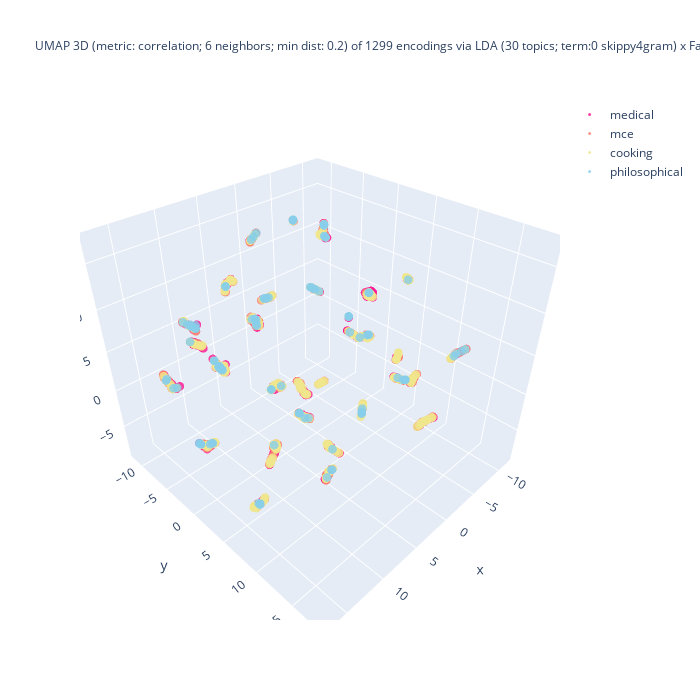

The cell this chart's notebook holds for it:
### Code cell
%%capture --no-display
## Plotlyを使って tSNE の結果の可視化 (3D)
import plotly.graph_objects as go
import numpy as np
#
domain_ids = set(encoded_df['domain_id'])
reverse_domain_list = False
if reverse_domain_list:
    domain_ids = sorted(domain_list, reverse = True)
## layered/traced drawing
fig = go.Figure()
for domain_id in domain_ids:
    # set marker size of the target domain
    if domain_id == [ i for k, v in domain_encoding.items() if k == target_domain ][0]:
        size_val = 5
    else:
        size_val = 3
    part = encoded_df[ encoded_df['domain_id'] == domain_id ]
    color = colormap[domain_id]
    print(f"color: {color}")
    fig.add_trace(
        go.Scatter3d(
            x = part['D1'], y = part['D2'], z = part['D3'],
            name = domain_back_encoding[domain_id],
            mode = 'markers',
            marker = dict(size = size_val, opacity = 0.8),
            #marker_colorscale = list(colormap.values()),
            marker_color = color,
            showlegend = True
        )
    )

## 3D 散布図にラベルを追加する処理は未実装
df_size = len(df)
if use_UMAP:
    title_header = f"UMAP 3D (metric: {umap_metric}; {umap_n_neighbors} neighbors; min dist: {umap_min_dist}) of {df_size} encodings via\n"
else:
    title_header = f"t-SNE 3D (ppl: {doc_perplexity_val}) of {df_size} encodings of via\n"
if use_FastText:
    if use_LDA:
        title_body = f"LDA ({n_topics} topics; term:0 {lda_term_type}) x FastText ({ft_n_dims} dims; term: {ft_term_type}; window: {ft_window_size})"
    else:
        title_body = f"FastText ({ft_n_dims} dims; term: {ft_term_type}; window: {ft_window_size})"
else:
    title_body = f"LDA ({n_topics} topics; term: {lda_term_type})"
#
title_val = title_header + title_body
fig.update_layout(title = dict(text = title_val, font_size = 12), autosize = False, width = 700, height = 700)
fig.show()

### Figure 1 — Plotly figure (JSON) as saved in the notebook; plotly's stock layout.template omitted (floating-point values rounded to 4 significant figures; data arrays with more than 128 entries replaced by an {"elided": "..."} marker saying what was removed)
{"data": [{"marker": {"color": "deeppink", "opacity": 0.8, "size": 3}, "mode": "markers", "name": "medical", "showlegend": true, "type": "scatter3d", "x": {"elided": "400 float values"}, "y": {"elided": "400 float values"}, "z": {"elided": "400 float values"}}, {"marker": {"color": "salmon", "opacity": 0.8, "size": 3}, "mode": "markers", "name": "mce", "showlegend": true, "type": "scatter3d", "x": {"elided": "400 float values"}, "y": {"elided": "400 float values"}, "z": {"elided": "400 float values"}}, {"marker": {"color": "khaki", "opacity": 0.8, "size": 3}, "mode": "markers", "name": "cooking", "showlegend": true, "type": "scatter3d", "x": {"elided": "400 float values"}, "y": {"elided": "400 float values"}, "z": {"elided": "400 float values"}}, {"marker": {"color": "skyblue", "opacity": 0.8, "size": 3}, "mode": "markers", "name": "philosophical", "showlegend": true, "type": "scatter3d", "x": [5.765, 14.32, 14.88, 14.99, 6.242, 6.745, 7.806, 16.86, 7.197, 15.04, 9.459, 3.356, 6.509, -4.997, -1.568, -2.71, 0.04213, -1.599, 15.0, 7.822, 14.04, 0.06325, 7.666, -5.774, -4.817, -10.94, 0.836, -3.666, -4.796, 10.42, 4.507, 14.1, 10.43, -3.233, -4.827, 14.82, 14.76, 8.811, 9.436, 3.46, 13.92, 14.1, 12.1, 7.625, 14.37, 14.01, 7.092, 6.654, 3.443, 5.644, 0.2077, 3.668, 14.19, -4.618, -3.66, 7.201, 14.11, 1.074, 7.705, -1.517, 14.18, 6.307, 6.207, 14.13, 13.95, 3.391, 16.93, 7.174, 16.7, 0.8376, 5.824, 7.593, -0.5134, -0.5432, 5.787, 14.92, 0.949, -3.591, -5.419, 17.0, 13.81, -0.4742, -2.508, -1.147, -6.445, 1.81, -1.126, 4.231, -4.794, 8.774, 0.8941, -5.31, 6.226, -5.064, 3.417, 5.377, 8.711, -1.242, 4.438], "y": [-7.684, -0.9998, 7.096, -1.826, -2.482, 5.652, -8.338, -2.866, 4.811, -1.893, 10.96, 7.587, -2.013, -6.042, -0.4722, 15.63, 7.319, -0.4984, -1.702, -8.349, -2.052, 7.327, -7.62, -5.384, 8.747, 3.445, -6.709, 3.999, 8.427, 4.533, 10.69, -1.929, 4.557, 15.81, 8.744, 7.214, 7.209, 10.89, 4.828, 7.692, -1.402, 1.789, 6.53, -7.23, -2.667, -1.678, 5.476, -1.799, 7.674, -2.643, 7.248, 10.02, -2.293, 7.83, 3.945, 4.773, -0.7839, 7.075, -7.66, -0.4151, -0.8472, -2.912, -2.348, 2.137, -1.445, 7.622, -1.75, 4.838, -1.497, -7.016, -2.78, -7.265, -3.822, -3.83, -7.689, -1.745, -7.401, 15.99, -5.664, -2.772, -1.544, -3.784, 15.54, -0.0142, -0.9667, 4.363, 0.1063, 10.45, 8.668, 10.95, -7.328, -5.742, -2.529, -5.974, 7.648, -2.514, -11.37, 0.09789, 10.62], "z": [9.665, -2.64, -4.644, -2.675, 8.167, 0.2922, 0.863, 6.024, 0.6982, -2.625, -2.267, 11.56, 7.882, 6.107, 16.55, 8.379, 7.915, 16.58, -2.657, 0.8774, 11.13, 7.961, 0.3672, 5.484, 0.5593, 8.389, 6.795, 9.824, 0.4119, 5.326, 2.535, 11.01, 5.366, 8.514, 0.5728, -4.779, -4.667, -1.762, 5.375, 11.66, 10.93, 8.371, 0.7354, 0.1174, 11.28, 11.04, 0.4121, 7.85, 11.64, 16.87, 7.944, 2.29, 11.12, 0.4891, 9.837, 0.71, -2.504, 7.978, 0.3928, 16.49, -2.5, 7.973, 8.08, 8.345, 10.98, 11.57, 5.596, 0.676, 5.685, 6.577, 16.57, -0.03543, 16.36, 16.37, 9.733, -2.772, 6.418, 8.63, 5.797, 5.994, 11.21, 16.32, 8.185, 15.62, 1.511, -8.1, 15.6, 2.461, 0.531, -1.728, 6.467, 5.859, 8.157, 6.049, 11.61, 17.19, 2.381, 15.47, 2.508]}], "layout": {"autosize": false, "height": 700, "title": {"font": {"size": 12}, "text": "UMAP 3D (metric: correlation; 6 neighbors; min dist: 0.2) of 1299 encodings via\nLDA (30 topics; term:0 skippy4gram) x FastText (15 dims; term: 3gram; window: 5)"}, "width": 700}}
